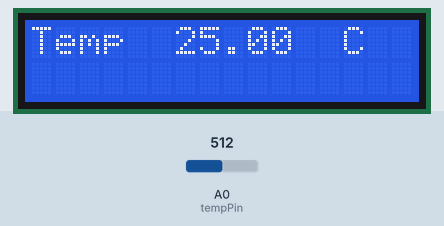
Recording of a sketch running on a simulated Arduino Uno, built with avr-gcc and run on an emulated ATmega328P. On the bench: 16×2 character LCD. The test bench sets the inputs (shaded band); at power-on: A0 (tempPin) = 512.

Above: at 1.2 s.
1.3 s: A0 (tempPin) set to 716
At 3.3 s:
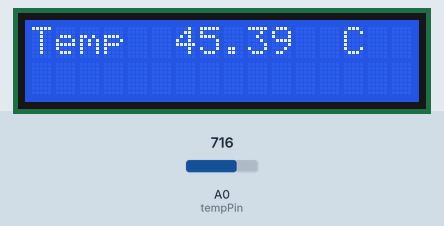
3.6 s: A0 (tempPin) set to 900
At 5.2 s:
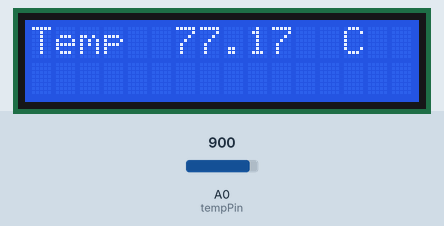
5.6 s: A0 (tempPin) set to 1023
At 7.1 s:
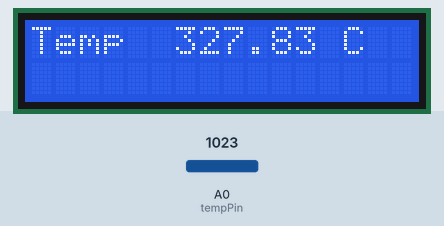
Timing chart, 0 to 8.6 s (numbered marks = the images above; inputs shaded):
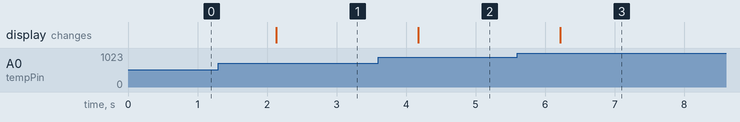

The sketch:

L21-thermometer.ino
```cpp
#include <Wire.h>
#include <LiquidCrystal_I2C.h>

LiquidCrystal_I2C lcd(0x27,16,2);

int tempPin = A0;

void setup() {
    lcd.init();
    lcd.backlight();
}
void loop() {
  int tempReading = analogRead(tempPin);
  double tempK = log(10000.0 * ((1024.0 / tempReading - 1)));
  tempK = 1 / (0.001129148 + (0.000234125 + (0.0000000876741 * tempK * tempK )) * tempK ); // Temp Kelvin
  // Convert Kelvin to Celcius
  float tempC = tempK - 273.15;
  lcd.setCursor(0, 0);
  lcd.print("Temp         C  ");
  lcd.setCursor(6, 0);
  // Display Temperature in C
  lcd.print(tempC);

  delay(1000);
}
```

Measured:
- after the input at 1.3 s, the display: changes after 0.83 s (image 1)
- after the input at 3.6 s, the display: changes after 0.57 s (image 2)
- after the input at 5.6 s, the display: changes after 0.62 s (image 3)
